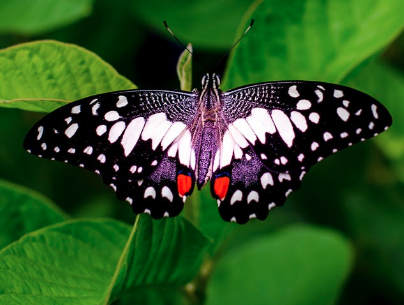
%> input picture Hw03/data/butterfly.png, 404 x 305 px
$ octave hw03_but.m   (GNU Octave 9; MATLAB toolbox functions it lacks are replaced by stand-ins)
%> lines starting %> are read from the running program, lines starting %| are printed output that depends on the picture
### Hw03/imageGradient.m
function [mag, ang] = imageGradient(im)

    % Convert to grayscale, and convert to double format
    if size(im, 3) > 1
        imgd = double(rgb2gray(im))/255;
    else
        imgd = double(im)/255;
    end

    % Gradient filters
    fx = [-1 0 1];
    fy = fx';

    % Gradient image of each direction, x and y
%     gx = conv2(imgd, fx, 'same');
%     gy = conv2(imgd, fy, 'same');
    gx = imfilter(imgd, fx, 'replicate');
    gy = imfilter(imgd, fy, 'replicate');

    % Magnitude
    mag = sqrt(gx.^2 + gy.^2);
    % Angle
%     ang = atan2(gy, gx) * (90/pi);
    ang = atand(gy./(gx+0.0000000000001));
% [4 lines of commented-out code are left out]

    [x, y] = size(imgd);
    bin = zeros([1 9]);
    for i = 1:x
        for j = 1:y
            e = ang(i, j) + 90;
            bin_num = idivide(e, uint8(20)) + 1;
            if e == 180
                bin_num = 9;
            end
            bin(1, bin_num) = bin(1, bin_num) + mag(i, j);

        end
    end

    figure
    subplot(2, 2, 1);
    imagesc(imgd); colormap(gca, 'gray');
    title('Image');
    subplot(2, 2, 2);
    imagesc(mag); colormap(gca, 'gray');
    title('Gradient magnitude');
    subplot(2, 2, 3);
    imagesc(ang); colormap(gca, 'parula'), colorbar;
    title('Gradient angle');
    subplot(2, 2, 4);
    axis = [1 2 3 4 5 6 7 8 9];
    bar(axis, bin, 'histc');
    xlabel('Bin'); ylabel('Total magnitude');
    title('Gradient histogram');

end

### Hw03/hw03_but.m
but = imread('data/butterfly.png');
%> but is the input picture: size 305x404x3 uint8; mean R, G, B 44.7, 82.5, 34.8
sigma = 2;
filterG = fspecial('gaussian', 6*sigma + 1, sigma);
butG = imfilter(but, filterG);

[m, a] = imageGradient(but);
%> in imageGradient, `ang = atand(gy./(gx+0.0000000000001));`:
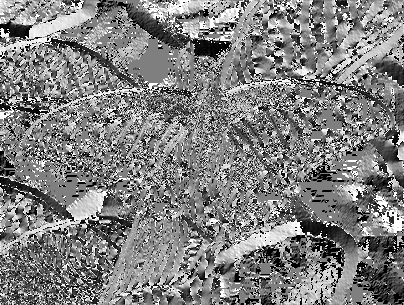
%> ang: size 305x404 double; min -90, max 90, mean 0.5; drawn with min black and max white
%> after the loop in imageGradient, `for i = 1:x`: bin = [959.8 825.4 984.7 909 1275.7 1132.2 1211.7 866.9 957.3]
[ms, as] = imageGradient(butG);
%> in imageGradient (call 2), `imgd = double(rgb2gray(im))/255;`:
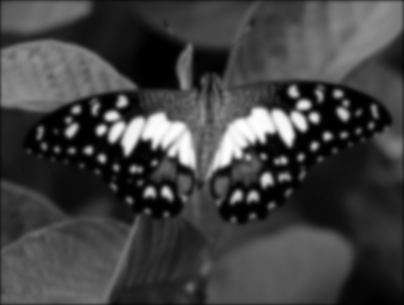
%> imgd: size 305x404 double; min 0, max 0.996, mean 0.256
%> in imageGradient (call 2), `gx = imfilter(imgd, fx, 'replicate');`:
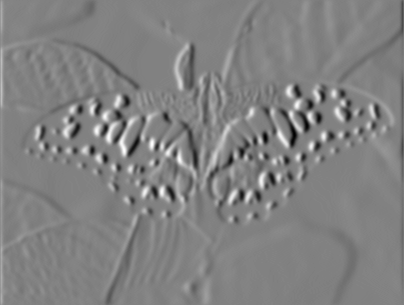
%> gx: size 305x404 double; min -0.345, max 0.333, mean -0.000161; drawn with min black and max white
%> in imageGradient (call 2), `gy = imfilter(imgd, fy, 'replicate');`:
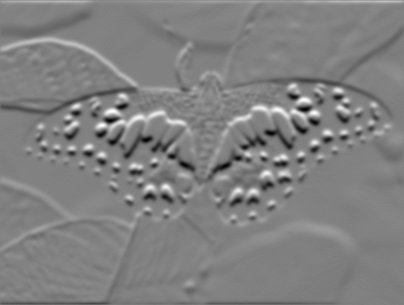
%> gy: size 305x404 double; min -0.333, max 0.325, mean -0.000245; drawn with min black and max white
%> in imageGradient (call 2), `mag = sqrt(gx.^2 + gy.^2);`:
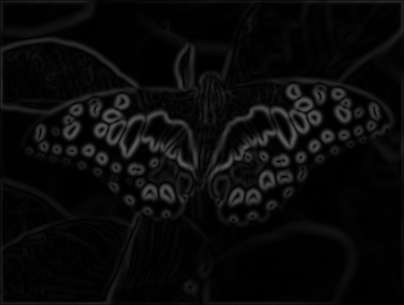
%> mag: size 305x404 double; min 0, max 0.359, mean 0.0392
%> in imageGradient (call 2), `ang = atand(gy./(gx+0.0000000000001));`:
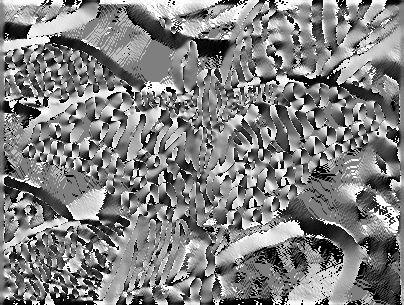
%> ang: size 305x404 double; min -90, max 90, mean 1.2; drawn with min black and max white
%> after the loop in imageGradient (call 2), `for i = 1:x`: bin = [595.2 451.6 467.8 468 597.8 597.6 545.8 477.6 625.2]
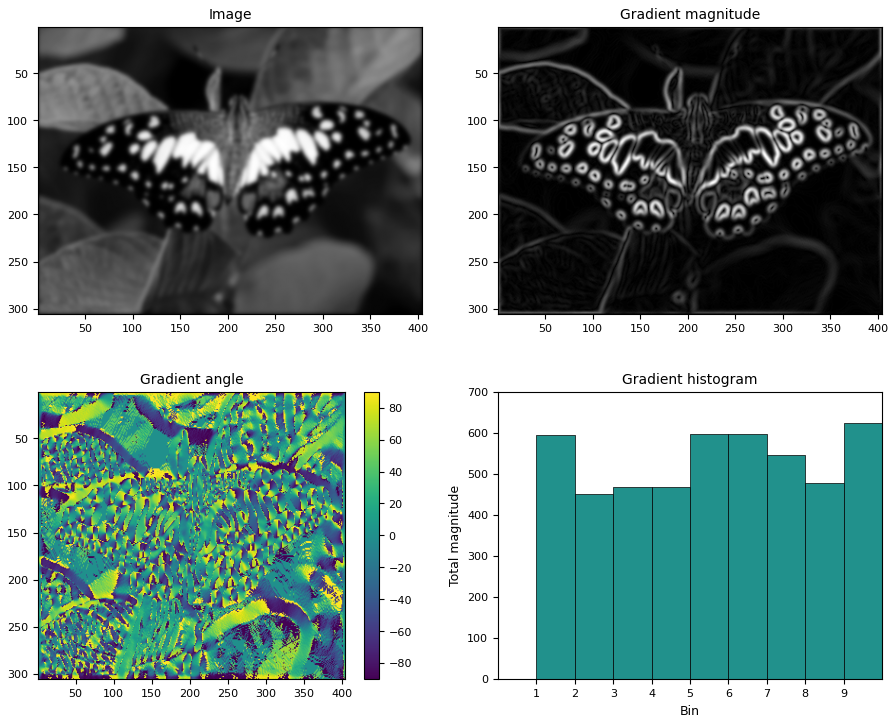
%> figure redrawn from the program's plot data, 4 panels
